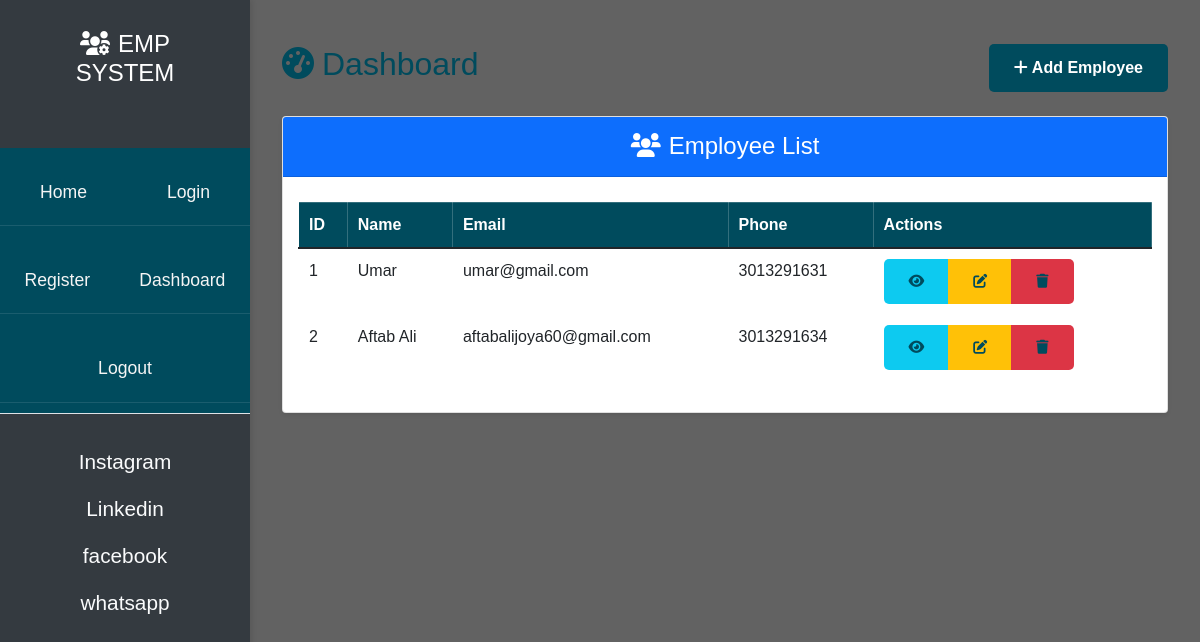
The page /dashboard/ (signed in) on the database its author committed.
### App/models.py (models this page shows, shortened)
class Employee(models.Model):
    user = models.OneToOneField(User, on_delete=models.CASCADE)
    phone = models.BigIntegerField(blank=True, null=True)
    address = models.TextField(blank=True, null=True)
    joining_date = models.DateTimeField(auto_now_add=True)
    total_project = models.IntegerField(default=1)
    total_test_case = models.IntegerField(default=1)
    total_defects_found = models.IntegerField(default=1)
    total_defects_pending = models.IntegerField(default=1)

### App/views.py (the view)
# urls.py: path('dashboard/', dashboard_page, name='dashboard_page'),
@login_required(login_url='/login/')
def dashboard_page(request):
    queryset = Employee.objects.all()
    context = {'employees':queryset}
    return render(request, 'dashboard.html', context)

### App/templates/dashboard.html (shortened to what this page needs)
{% extends 'showlinks.html' %}
{% block start %}
{% load static %}
<link rel="stylesheet" href="{% static 'dashboard.css' %}">
<body>
    <div class="main-content">
        <div class="container py-4">
            <div class="d-flex justify-content-between align-items-center mb-4">
                <h2><i class="fas fa-tachometer-alt me-2"></i>Dashboard</h2>
                <a href="/addnewemployee/" class="btn btn-primary">
                    <i class="fas fa-plus me-1"></i>Add Employee
                </a>
            </div>
            <div class="card shadow-sm">
                <div class="card-header bg-primary text-white">
                    <h4 class="mb-0"><i class="fas fa-users me-2"></i>Employee List</h4>
                </div>
                <div class="card-body">
                    <div class="table-responsive">
                        <table class="table table-hover">
                            <thead class="table-light">
                                <tr>
                                    <th>ID</th>
                                    <th>Name</th>
                                    <th>Email</th>
                                    <th>Phone</th>
                                    <th>Actions</th>
                                </tr>
                            </thead>
                            <tbody>
                                {% for emp in employees %}
                                <tr>
                                    <td>{{ forloop.counter }}</td>
                                    <td>{{ emp.user.username }}</td>
                                    <td>{{ emp.user.email }}</td>
                                    <td>{{ emp.phone }}</td>
                                       <td>
                                        <div class="btn-group" role="group">
                                            <a href="/singleemployee/{{emp.id}}/"
                                               class="btn btn-sm btn-info" title="View">
                                                <i class="fas fa-eye"></i>
                                            </a>
                                            <a href="/updateemployee/{{emp.id}}/"
                                               class="btn btn-sm btn-warning" title="Edit">
                                                <i class="fas fa-edit"></i>
                                            </a>
                                            <a href="/delete_emp/{{emp.id}}/"
                                               class="btn btn-sm btn-danger" title="Delete">
                                                <i class="fas fa-trash"></i>
                                            </a>
                                        </div>
                                    </td>
                                </tr>
                                {% endfor %}
                            </tbody>
                        </table>
                    </div>
                </div>
            </div>
        </div>
    </div>
</body>
{% endblock %}

### App/static/home.css (style rules this page uses)
:root { --primary-color: #004b5d; --secondary-color: #f8f9fa; --accent-color: #17a2b8; --dark-color: #343a40; --light-color: #ffffff; --table-bg-color: rgba(255, 255, 255, 0.1); --table-text-color: #ffffff; --highlight-color: #00c2cb; }
* { margin: 0; padding: 0; box-sizing: border-box; }
html, body { height: 100%; }
body { font-family: 'Segoe UI', Tahoma, Geneva, Verdana, sans-serif; background: linear-gradient(rgba(0, 0, 0, 0.6), rgba(0, 0, 0, 0.6)), url("pics/office-bg.jpg"); background-size: cover; background-position: center; background-repeat: no-repeat; background-attachment: fixed; color: #ffffff; display: flex; flex-direction: column; }
.main-content { margin-left: 250px; width: calc(100% - 250px); padding: 20px; display: flex; flex-direction: column; min-height: 100vh; }
.card-body { color: #333; background-color: rgba(255, 255, 255, 0.8); padding: 20px; border-radius: 10px; }
.card-body i { color: var(--primary-color); }
.card { transition: all 0.3s ease; }
.btn { padding: 12px 25px; border-radius: 5px; border: none; cursor: pointer; font-weight: 600; transition: all 0.3s; }
.btn-primary { background-color: var(--primary-color); color: white; }
.table { width: 100%; border-collapse: collapse; margin-top: 10px; }
.table th, .table td { border: 1px solid rgba(255, 255, 255, 0.2); padding: 10px; text-align: left; }
.table th { background-color: var(--primary-color); color: white; }
.table tr:nth-child(even) { background-color: rgba(255, 255, 255, 0.05); }

### App/static/dashboard.css (style rules this page uses)
html, body { height: 100%; background-color: whitesmoke; color: rgb(0, 75, 93); margin: 0; font-family: 'Arial', sans-serif; }
.main-content { margin-left: 250px; padding: 20px; }
.card-header { background-color: #007bff; color: #fff; text-align: center; padding: 15px; }
.card-body { background-color: #fff; padding: 15px; }

### rows shown on the page
Employee: user.username "Umar", user.email "umar@gmail.com", phone "3013291631"
Employee: user.username "Aftab Ali", user.email "aftabalijoya60@gmail.com", phone "3013291634"
